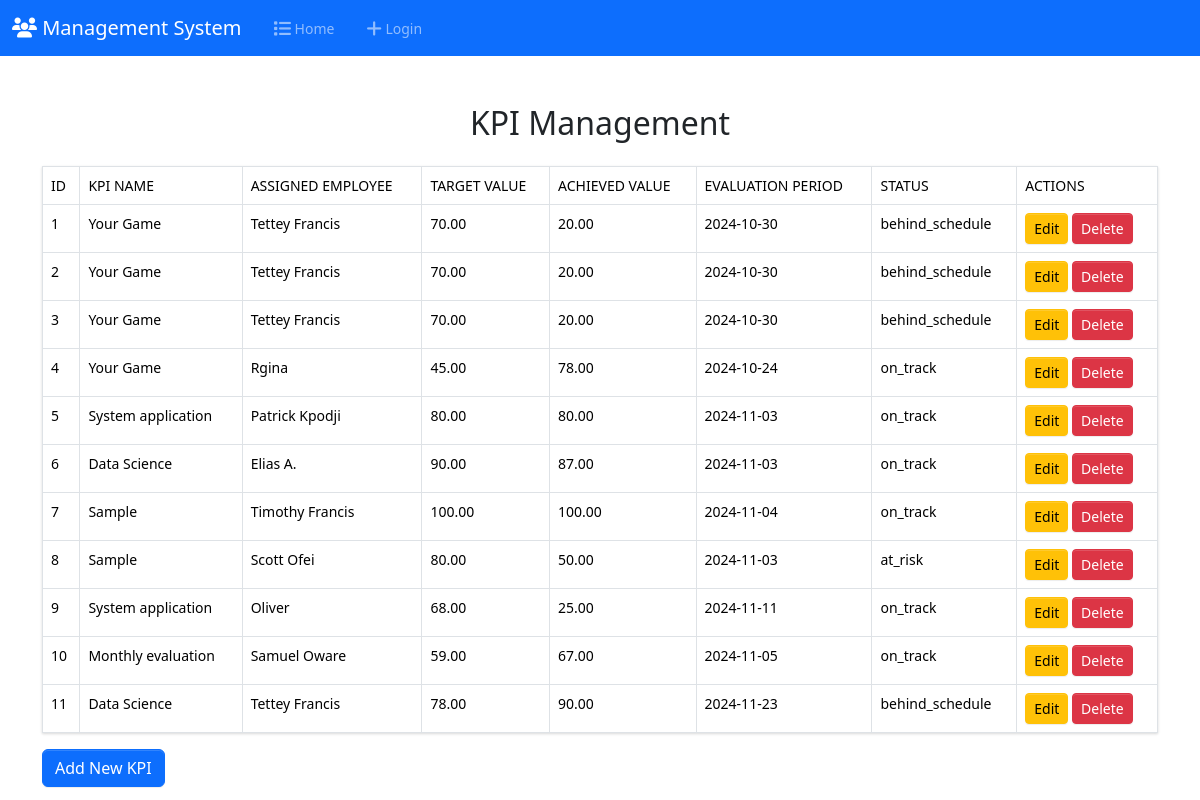
Screenshot of /Resources/manage_kpi_table.php (signed in) with the database file from the repository.
### tables this page shows
CREATE TABLE `kpis` (
  `id` int(11) NOT NULL,
  `employee_id` int(11) DEFAULT NULL,
  `kpi_name` varchar(255) DEFAULT NULL,
  `target_value` decimal(10,2) DEFAULT NULL,
  `current_value` decimal(10,2) DEFAULT NULL,
  `evaluation_period` date DEFAULT NULL,
  `status` enum('on_track','at_risk','behind_schedule') DEFAULT 'on_track',
  `created_at` timestamp NOT NULL DEFAULT current_timestamp(),
  `updated_at` timestamp NOT NULL DEFAULT current_timestamp() ON UPDATE current_timestamp(),
  `performance_score` decimal(10,2) DEFAULT NULL
);

### app/Model/Kpis.php (called while the page is built, shortened)
<?php
function get_all_kpis($conn) {
    $sql = "SELECT id, kpi_name, employee_id, target_value, current_value, evaluation_period, status FROM kpis";
    $stmt = $conn->prepare($sql);
    $stmt->execute();
    return $stmt->fetchAll();
}
?>

### app/Model/User.php (called while the page is built, shortened)
<?php
function get_all_users($conn) {
    $sql = "SELECT id, full_name, username, email, salary, department, role,
                   COALESCE(profile_image, 'img/user.png') AS profile_image,
                   dob, gender, marital_status, nationality, phone_number,
                   address, emergency_contact, work_location, employment_type,
                   account_number, bank_name, ifsc_code, tin, insurance_number
            FROM users
            WHERE role = ?";
    $stmt = $conn->prepare($sql);
    $stmt->execute(["employee"]);
    if ($stmt->rowCount() > 0) {
        return $stmt->fetchAll(PDO::FETCH_ASSOC);
    } else {
        return [];
    }
}
?>

### Resources/manage_kpi_table.php (the view, shortened to what this page needs)
<?php
if (isset($_SESSION['role']) && $_SESSION['role'] == 'admin') {
    include "../inc/DB_connection.php";
    include "../app/Model/Kpis.php";
    include "../app/Model/User.php";
    $kpis = get_all_kpis($conn);
    $users = get_all_users($conn);
    $user_names = [];
    foreach ($users as $user) {
        $user_names[$user['id']] = $user['full_name'];
    }
    include "inc/navbar.php";
    ?>
    <!DOCTYPE html>
    <html lang="en">
    <head>
        <link href="https://cdn.jsdelivr.net/npm/bootstrap@5.3.3/dist/css/bootstrap.min.css" rel="stylesheet">
    </head>
    <body>
    <div class="container mt-5">
        <h2 class="text-center mb-4">KPI Management</h2>
        <table class="table table-bordered">
            <thead>
                <tr>
                    <th>ID</th>
                    <th>KPI Name</th>
                    <th>Assigned Employee</th>
                    <th>Target Value</th>
                    <th>Achieved Value</th>
                    <th>Evaluation Period</th>
                    <th>Status</th>
                    <th>Actions</th>
                </tr>
            </thead>
            <tbody>
                <?php if ($kpis): ?>
                    <?php foreach ($kpis as $kpi): ?>
                        <tr>
                            <td><?= htmlspecialchars($kpi['id']) ?></td>
                            <td><?= htmlspecialchars($kpi['kpi_name'] ?? 'N/A') ?></td>
                            <td><?= htmlspecialchars($user_names[$kpi['employee_id']] ?? 'Unassigned') ?></td>
                            <td><?= htmlspecialchars($kpi['target_value'] ?? '0') ?></td>
                            <td><?= htmlspecialchars($kpi['current_value'] ?? '0') ?></td>
                            <td><?= htmlspecialchars($kpi['evaluation_period'] ?? 'No Date') ?></td>
                            <td><?= htmlspecialchars($kpi['status'] ?? 'Unknown') ?></td>
                            <td>
                                <a href="edit_kpi.php?id=<?= htmlspecialchars($kpi['id']) ?>" class="btn btn-warning btn-sm">Edit</a>
                                <a href="delete_kpi.php?id=<?= htmlspecialchars($kpi['id']) ?>" class="btn btn-danger btn-sm" onclick="return confirm('Are you sure you want to delete this KPI?');">Delete</a>
                            </td>
                        </tr>
                    <?php endforeach; ?>
                <?php else: ?>
                    <tr><td colspan="9" class="text-center">No KPIs found.</td></tr>
                <?php endif; ?>
            </tbody>
        </table>
        <a href="create_kpi.php" class="btn btn-primary">Add New KPI</a>
    </div>
    </body>
    </html>
    <?php
} else {
    $em = "Please log in as an admin";
    header("Location: login.php?error=$em");
    exit();
}
?>

### rows the page displays
kpis: id "1", kpi_name "Your Game", employee "Tettey Francis", target_value "70.00", current_value "20.00", evaluation_period "2024-10-30", status "behind_schedule"
kpis: id "2", kpi_name "Your Game", employee "Tettey Francis", target_value "70.00", current_value "20.00", evaluation_period "2024-10-30", status "behind_schedule"
kpis: id "3", kpi_name "Your Game", employee "Tettey Francis", target_value "70.00", current_value "20.00", evaluation_period "2024-10-30", status "behind_schedule"
kpis: id "4", kpi_name "Your Game", employee "Rgina", target_value "45.00", current_value "78.00", evaluation_period "2024-10-24", status "on_track"
kpis: id "5", kpi_name "System application", employee "Patrick Kpodji", target_value "80.00", current_value "80.00", evaluation_period "2024-11-03", status "on_track"
kpis: id "6", kpi_name "Data Science", employee "Elias A.", target_value "90.00", current_value "87.00", evaluation_period "2024-11-03", status "on_track"
kpis: id "7", kpi_name "Sample", employee "Timothy Francis", target_value "100.00", current_value "100.00", evaluation_period "2024-11-04", status "on_track"
kpis: id "8", kpi_name "Sample", employee "Scott Ofei", target_value "80.00", current_value "50.00", evaluation_period "2024-11-03", status "at_risk"
kpis: id "9", kpi_name "System application", employee "Oliver", target_value "68.00", current_value "25.00", evaluation_period "2024-11-11", status "on_track"
kpis: id "10", kpi_name "Monthly evaluation", employee "Samuel Oware", target_value "59.00", current_value "67.00", evaluation_period "2024-11-05", status "on_track"
kpis: id "11", kpi_name "Data Science", employee "Tettey Francis", target_value "78.00", current_value "90.00", evaluation_period "2024-11-23", status "behind_schedule"
